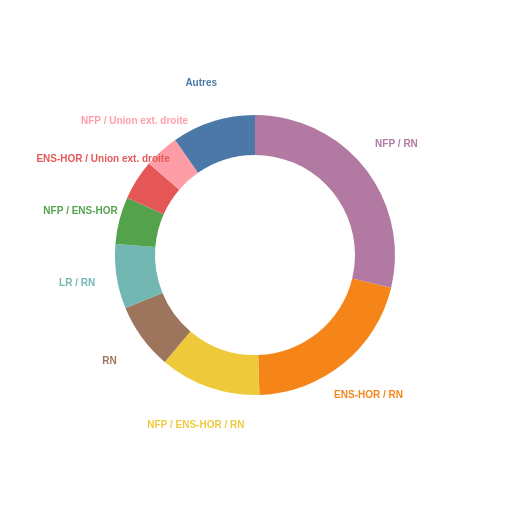

Source (notebook cell):
### Code cell
graphe_configurations(configurations(df))

### Figure 1 — Vega-Lite specification as saved in the notebook (floating-point values rounded to 4 significant figures)
{"config": {"view": {"continuousWidth": 300, "continuousHeight": 300}}, "layer": [{"mark": {"type": "arc", "innerRadius": 100, "outerRadius": 140}, "encoding": {"color": {"field": "configuration", "legend": null, "type": "nominal"}, "order": {"field": "ordre", "type": "quantitative"}, "theta": {"field": "nombre", "sort": {"field": "ordre"}, "stack": true, "type": "quantitative"}}}, {"mark": {"type": "text", "fontWeight": "bold", "radius": 180, "size": 10}, "encoding": {"color": {"field": "configuration", "legend": null, "type": "nominal"}, "order": {"field": "ordre", "type": "quantitative"}, "text": {"field": "configuration", "type": "nominal"}, "theta": {"field": "nombre", "sort": {"field": "ordre"}, "stack": true, "type": "quantitative"}}}], "data": {"name": "data-0391fb189eec0976409de569493cc687"}, "height": 500, "width": 500, "$schema": "https://vega.github.io/schema/vega-lite/v6.4.1.json", "datasets": {"data-0391fb189eec0976409de569493cc687": [{"ordre": 0, "configuration": "NFP / RN", "nombre": 143, "part": 0.2877}, {"ordre": 1, "configuration": "ENS-HOR / RN", "nombre": 103, "part": 0.2072}, {"ordre": 2, "configuration": "NFP / ENS-HOR / RN", "nombre": 58, "part": 0.1167}, {"ordre": 3, "configuration": "RN", "nombre": 38, "part": 0.07646}, {"ordre": 4, "configuration": "LR / RN", "nombre": 37, "part": 0.07445}, {"ordre": 5, "configuration": "NFP / ENS-HOR", "nombre": 27, "part": 0.05433}, {"ordre": 6, "configuration": "ENS-HOR / Union ext. droite", "nombre": 23, "part": 0.04628}, {"ordre": 7, "configuration": "NFP / Union ext. droite", "nombre": 20, "part": 0.04024}, {"ordre": 8, "configuration": "Autres", "nombre": 48, "part": 0.09658}]}}
